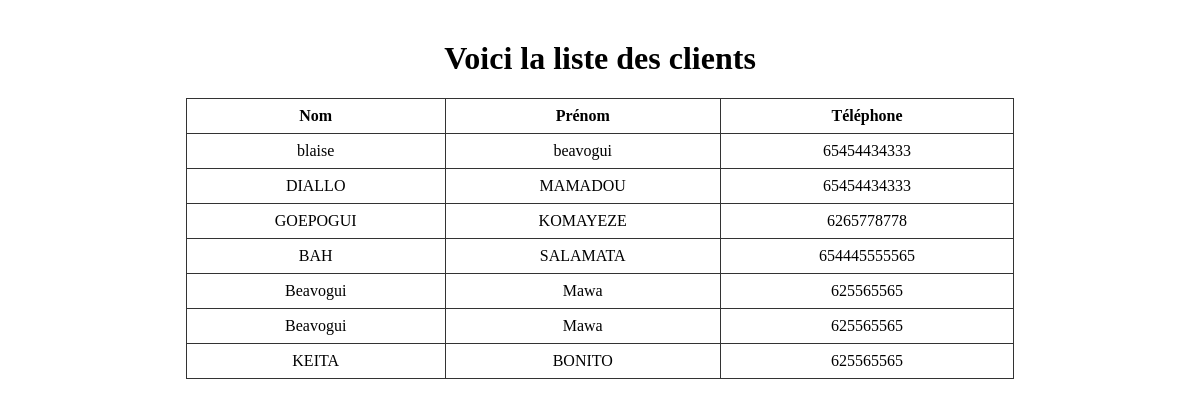
/commande/clients/, run on the app's committed database.
### commande/models.py (models this page shows, shortened)
class Client(models.Model):  # ← met la majuscule ici
    nom = models.CharField(max_length=30)
    prenom = models.CharField(max_length=30)
    telephone = models.CharField(max_length=20)

### commande/views.py (the view)
# urls.py: path('clients/', liste_clients, name='liste_clients'),
def liste_clients(request):
    clients = Client.objects.all()
    return render(request, 'liste_clients.html', {'clients': clients})

### commande/templates/liste_clients.html (shortened to what this page needs)
<!DOCTYPE html>
<html>
<head>
</head>
<body>
    <h1>Voici la liste des clients</h1>
    <table>
        <thead>
            <tr>
                <th>Nom</th>
                <th>Prénom</th>
                <th>Téléphone</th>
            </tr>
        </thead>
        <tbody>
            {% for client in clients %}
            <tr>
                <td>{{ client.nom }}</td>
                <td>{{ client.prenom }}</td>
                <td>{{ client.telephone }}</td>
            </tr>
            {% empty %}
            <tr><td colspan="3">Aucun client disponible</td></tr>
            {% endfor %}
        </tbody>
    </table>
</body>
</html>

### commande/templates/liste_clients.html (style rules this page uses)
table { border-collapse: collapse; width: 70%; margin: 20px auto; }
th, td { border: 1px solid #333; padding: 8px 12px; text-align: center; }
h1 { text-align: center; margin-top: 40px; }

### data on the page
Client: nom "blaise", prenom "beavogui", telephone "65454434333"
Client: nom "DIALLO", prenom "MAMADOU", telephone "65454434333"
Client: nom "GOEPOGUI", prenom "KOMAYEZE", telephone "6265778778"
Client: nom "BAH", prenom "SALAMATA", telephone "654445555565"
Client: nom "Beavogui", prenom "Mawa", telephone "625565565"
Client: nom "Beavogui", prenom "Mawa", telephone "625565565"
Client: nom "KEITA", prenom "BONITO", telephone "625565565"
